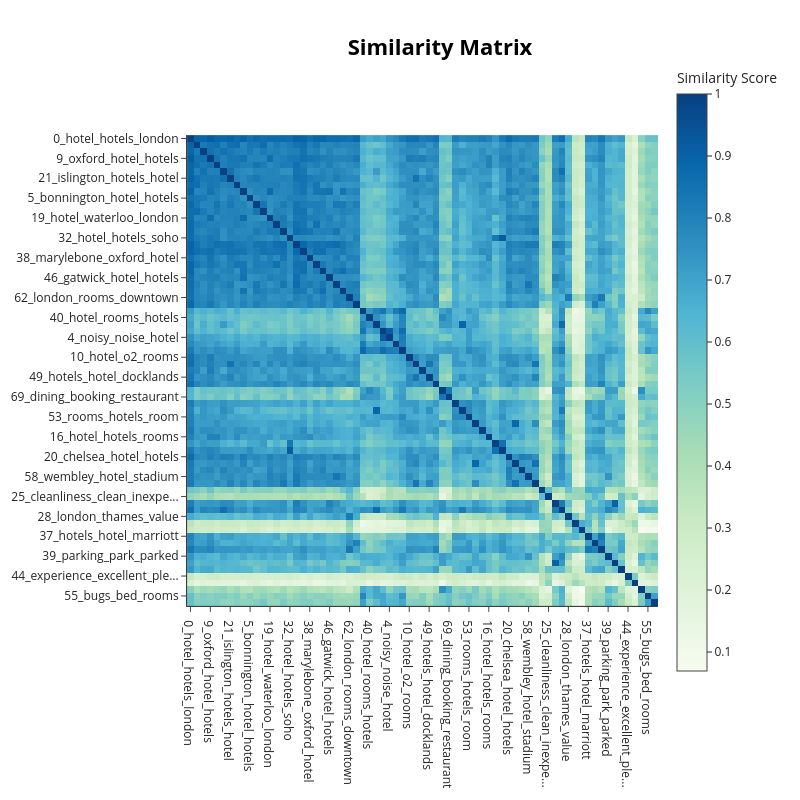

Notebook source saved alongside this figure:
### Markdown cell above
#### Finding similar topics
https://github.com/MaartenGr/BERTopic/issues/292

### Code cell
topic_model.visualize_heatmap(n_clusters = 20)

### Figure 1 — Plotly figure (JSON) as saved in the notebook; plotly's stock layout.template omitted (floating-point values rounded to 4 significant figures; data arrays with more than 128 entries replaced by an {"elided": "..."} marker saying what was removed)
{"data": [{"coloraxis": "coloraxis", "hovertemplate": "x: %{x}<br>y: %{y}<br>Similarity Score: %{z}<extra></extra>", "name": "0", "type": "heatmap", "x": ["0_hotel_hotels_london", "2_gloucester_hotels_hotel", "8_hotels_hotel_euston", "9_oxford_hotel_hotels", "12_baileys_bailey_hotel", "14_london_hotel_olympia", "21_islington_hotels_hotel", "27_bloomsbury_hotels_hotel", "1_victoria_park_london", "5_bonnington_hotel_hotels", "7_mayfair_london_hotel", "15_camden_london_hotel", "19_hotel_waterloo_london", "23_hotels_hotel_london", "30_southwark_london_hotel", "32_hotel_hotels_soho", "33_london_hotel_heathrow", "35_hotels_hotel_restaurant", "38_marylebone_oxford_hotel", "43_hotels_hotel_inn", "45_paddington_hotel_london", "46_gatwick_hotel_hotels", "48_hammersmith_london_hotel", "59_hotel_london_piccadilly", "62_london_rooms_downtown", "68_hotel_london_covent", "3_rooms_hotel_room", "40_hotel_rooms_hotels", "50_hilton_hiltons_hotel", "63_hotel_room_hotels", "4_noisy_noise_hotel", "6_hotels_hotel_rooms", "60_rooms_beds_bedding", "10_hotel_o2_rooms", "18_hotel_hotels_wharf", "34_grafton_hotel_rooms", "49_hotels_hotel_docklands", "57_lodge_london_lodges", "11_hotel_booking_refund", "69_dining_booking_restaurant", "13_hotel_hotels_4star", "17_hilton_hiltons_hotel", "53_rooms_hotels_room", "66_hotel_bedroom_booking", "70_hotel_accommodation_lounge", "16_hotel_hotels_rooms", "29_vanderbilt_radisson_hotel", "31_hotels_hotel_rooms", "20_chelsea_hotel_hotels", "24_hotel_hotels_riverbank", "54_hotel_london_thames", "58_wembley_hotel_stadium", "65_thames_hotel_london", "22_location_located_place", "25_cleanliness_clean_inexpe...", "26_hotel_hotels_heathrow", "67_hotel_hotels_hilton", "28_london_thames_value", "36_worth_value_price", "56_quality_price_value", "37_hotels_hotel_marriott", "41_hotel_accommodation_rooms", "47_rooms_nearby_restaurant", "39_parking_park_parked", "51_hotel_wireless_wifi", "42_hotel_basic_hotelstaff", "44_experience_excellent_ple...", "61_bad_positives_negatives", "52_belongings_stolen_hotel", "55_bugs_bed_rooms", "64_mouse_room_rat"], "xaxis": "x", "y": ["0_hotel_hotels_london", "2_gloucester_hotels_hotel", "8_hotels_hotel_euston", "9_oxford_hotel_hotels", "12_baileys_bailey_hotel", "14_london_hotel_olympia", "21_islington_hotels_hotel", "27_bloomsbury_hotels_hotel", "1_victoria_park_london", "5_bonnington_hotel_hotels", "7_mayfair_london_hotel", "15_camden_london_hotel", "19_hotel_waterloo_london", "23_hotels_hotel_london", "30_southwark_london_hotel", "32_hotel_hotels_soho", "33_london_hotel_heathrow", "35_hotels_hotel_restaurant", "38_marylebone_oxford_hotel", "43_hotels_hotel_inn", "45_paddington_hotel_london", "46_gatwick_hotel_hotels", "48_hammersmith_london_hotel", "59_hotel_london_piccadilly", "62_london_rooms_downtown", "68_hotel_london_covent", "3_rooms_hotel_room", "40_hotel_rooms_hotels", "50_hilton_hiltons_hotel", "63_hotel_room_hotels", "4_noisy_noise_hotel", "6_hotels_hotel_rooms", "60_rooms_beds_bedding", "10_hotel_o2_rooms", "18_hotel_hotels_wharf", "34_grafton_hotel_rooms", "49_hotels_hotel_docklands", "57_lodge_london_lodges", "11_hotel_booking_refund", "69_dining_booking_restaurant", "13_hotel_hotels_4star", "17_hilton_hiltons_hotel", "53_rooms_hotels_room", "66_hotel_bedroom_booking", "70_hotel_accommodation_lounge", "16_hotel_hotels_rooms", "29_vanderbilt_radisson_hotel", "31_hotels_hotel_rooms", "20_chelsea_hotel_hotels", "24_hotel_hotels_riverbank", "54_hotel_london_thames", "58_wembley_hotel_stadium", "65_thames_hotel_london", "22_location_located_place", "25_cleanliness_clean_inexpe...", "26_hotel_hotels_heathrow", "67_hotel_hotels_hilton", "28_london_thames_value", "36_worth_value_price", "56_quality_price_value", "37_hotels_hotel_marriott", "41_hotel_accommodation_rooms", "47_rooms_nearby_restaurant", "39_parking_park_parked", "51_hotel_wireless_wifi", "42_hotel_basic_hotelstaff", "44_experience_excellent_ple...", "61_bad_positives_negatives", "52_belongings_stolen_hotel", "55_bugs_bed_rooms", "64_mouse_room_rat"], "yaxis": "y", "z": {"elided": "71x71 float values"}}], "layout": {"coloraxis": {"colorbar": {"title": {"text": "Similarity Score"}}, "colorscale": [[0, "rgb(247,252,240)"], [0.125, "rgb(224,243,219)"], [0.25, "rgb(204,235,197)"], [0.375, "rgb(168,221,181)"], [0.5, "rgb(123,204,196)"], [0.625, "rgb(78,179,211)"], [0.75, "rgb(43,140,190)"], [0.875, "rgb(8,104,172)"], [1, "rgb(8,64,129)"]]}, "height": 800, "hoverlabel": {"bgcolor": "white", "font": {"family": "Rockwell", "size": 16}}, "legend": {"title": {"text": "Trend"}}, "margin": {"t": 60}, "showlegend": true, "title": {"font": {"color": "Black", "size": 22}, "text": "<b>Similarity Matrix</b>", "x": 0.55, "xanchor": "center", "y": 0.95, "yanchor": "top"}, "width": 800, "xaxis": {"anchor": "y", "constrain": "domain", "domain": [0, 1], "scaleanchor": "y"}, "yaxis": {"anchor": "x", "autorange": "reversed", "constrain": "domain", "domain": [0, 1]}}}
